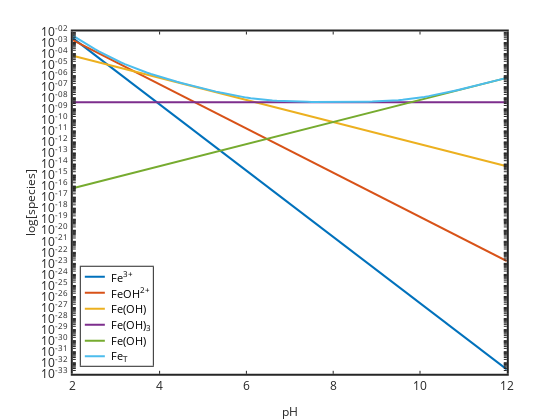

The cell this chart's notebook holds for it:
### Markdown cell above
# U shaped solubility diagram

compare FeOH2 and FeOH3 solubility diagrams using B values given with assignment

### Code cell
%plot -s 600,500 -f 'svg'
pH=2:0.1:12; H=10.^-pH; OH=1e-14./H;
Ksp=10^-38.6;
Bf1=10^11.81;
Bf2=10^22.4;
Bf3=10^30.2;
Bf4=10^34.4;
Fe=Ksp./OH.^3;
FeOH=Fe.*OH*Bf1;
FeOH2=Fe.*OH.^2*Bf2;
FeOH3=Fe.*OH.^3*Bf3;
FeOH4=Fe.*OH.^4*Bf4;
FeTIII=Fe+FeOH+FeOH2+FeOH3+FeOH4; 
semilogy(pH,Fe,'linewidth',2,pH,FeOH,'linewidth',2,pH,FeOH2,'linewidth',2,...
pH,FeOH3,'linewidth',2,pH,FeOH4,'linewidth',2,pH,FeTIII,'linewidth',2)
set(gca,'linewidth',2,'fontsize',12)
xlabel('pH','fontsize',12)
ylabel('log[species]','fontsize',12)
legend('Fe^{3+}','FeOH^{2+}','Fe(OH)_2^+','Fe(OH)_3','Fe(OH)_4^-','Fe_T','location','southwest')

### Figure 1 — Plotly figure (JSON) as saved in the notebook; plotly's stock layout.template omitted (floating-point values rounded to 4 significant figures; data arrays with more than 128 entries replaced by an {"elided": "..."} marker saying what was removed)
{"data": [{"line": {"color": "rgb(0,113,188)", "dash": "solid", "width": 2}, "marker": {"color": "rgb(0,113,188)", "line": {"color": "rgb(0,113,188)"}, "size": 6, "symbol": "none"}, "mode": "lines", "name": "Fe^{3+}", "showlegend": true, "type": "scatter", "visibility": true, "x": [2, 2.1, 2.2, 2.3, 2.4, 2.5, 2.6, 2.7, 2.8, 2.9, 3, 3.1, 3.2, 3.3, 3.4, 3.5, 3.6, 3.7, 3.8, 3.9, 4, 4.1, 4.2, 4.3, 4.4, 4.5, 4.6, 4.7, 4.8, 4.9, 5, 5.1, 5.2, 5.3, 5.4, 5.5, 5.6, 5.7, 5.8, 5.9, 6, 6.1, 6.2, 6.3, 6.4, 6.5, 6.6, 6.7, 6.8, 6.9, 7, 7.1, 7.2, 7.3, 7.4, 7.5, 7.6, 7.7, 7.8, 7.9, 8, 8.1, 8.2, 8.3, 8.4, 8.5, 8.6, 8.7, 8.8, 8.9, 9, 9.1, 9.2, 9.3, 9.4, 9.5, 9.6, 9.7, 9.8, 9.9, 10, 10.1, 10.2, 10.3, 10.4, 10.5, 10.6, 10.7, 10.8, 10.9, 11, 11.1, 11.2, 11.3, 11.4, 11.5, 11.6, 11.7, 11.8, 11.9, 12], "xaxis": "x", "y": [0.002512, 0.001259, 0.000631, 0.0003162, 0.0001585, 7.943e-05, 3.981e-05, 1.995e-05, 1e-05, 5.012e-06, 2.512e-06, 1.259e-06, 6.31e-07, 3.162e-07, 1.585e-07, 7.943e-08, 3.981e-08, 1.995e-08, 1e-08, 5.012e-09, 2.512e-09, 1.259e-09, 6.31e-10, 3.162e-10, 1.585e-10, 7.943e-11, 3.981e-11, 1.995e-11, 1e-11, 5.012e-12, 2.512e-12, 1.259e-12, 6.31e-13, 3.162e-13, 1.585e-13, 7.943e-14, 3.981e-14, 1.995e-14, 1e-14, 5.012e-15, 2.512e-15, 1.259e-15, 6.31e-16, 3.162e-16, 1.585e-16, 7.943e-17, 3.981e-17, 1.995e-17, 1e-17, 5.012e-18, 2.512e-18, 1.259e-18, 6.31e-19, 3.162e-19, 1.585e-19, 7.943e-20, 3.981e-20, 1.995e-20, 1e-20, 5.012e-21, 2.512e-21, 1.259e-21, 6.31e-22, 3.162e-22, 1.585e-22, 7.943e-23, 3.981e-23, 1.995e-23, 1e-23, 5.012e-24, 2.512e-24, 1.259e-24, 6.31e-25, 3.162e-25, 1.585e-25, 7.943e-26, 3.981e-26, 1.995e-26, 1e-26, 5.012e-27, 2.512e-27, 1.259e-27, 6.31e-28, 3.162e-28, 1.585e-28, 7.943e-29, 3.981e-29, 1.995e-29, 1e-29, 5.012e-30, 2.512e-30, 1.259e-30, 6.31e-31, 3.162e-31, 1.585e-31, 7.943e-32, 3.981e-32, 1.995e-32, 1e-32, 5.012e-33, 2.512e-33], "yaxis": "y"}, {"line": {"color": "rgb(216,82,24)", "dash": "solid", "width": 2}, "marker": {"color": "rgb(216,82,24)", "line": {"color": "rgb(216,82,24)"}, "size": 6, "symbol": "none"}, "mode": "lines", "name": "FeOH^{2+}", "showlegend": true, "type": "scatter", "visibility": true, "x": [2, 2.1, 2.2, 2.3, 2.4, 2.5, 2.6, 2.7, 2.8, 2.9, 3, 3.1, 3.2, 3.3, 3.4, 3.5, 3.6, 3.7, 3.8, 3.9, 4, 4.1, 4.2, 4.3, 4.4, 4.5, 4.6, 4.7, 4.8, 4.9, 5, 5.1, 5.2, 5.3, 5.4, 5.5, 5.6, 5.7, 5.8, 5.9, 6, 6.1, 6.2, 6.3, 6.4, 6.5, 6.6, 6.7, 6.8, 6.9, 7, 7.1, 7.2, 7.3, 7.4, 7.5, 7.6, 7.7, 7.8, 7.9, 8, 8.1, 8.2, 8.3, 8.4, 8.5, 8.6, 8.7, 8.8, 8.9, 9, 9.1, 9.2, 9.3, 9.4, 9.5, 9.6, 9.7, 9.8, 9.9, 10, 10.1, 10.2, 10.3, 10.4, 10.5, 10.6, 10.7, 10.8, 10.9, 11, 11.1, 11.2, 11.3, 11.4, 11.5, 11.6, 11.7, 11.8, 11.9, 12], "xaxis": "x", "y": [0.001622, 0.001023, 0.0006457, 0.0004074, 0.000257, 0.0001622, 0.0001023, 6.457e-05, 4.074e-05, 2.57e-05, 1.622e-05, 1.023e-05, 6.457e-06, 4.074e-06, 2.57e-06, 1.622e-06, 1.023e-06, 6.457e-07, 4.074e-07, 2.57e-07, 1.622e-07, 1.023e-07, 6.457e-08, 4.074e-08, 2.57e-08, 1.622e-08, 1.023e-08, 6.457e-09, 4.074e-09, 2.57e-09, 1.622e-09, 1.023e-09, 6.457e-10, 4.074e-10, 2.57e-10, 1.622e-10, 1.023e-10, 6.457e-11, 4.074e-11, 2.57e-11, 1.622e-11, 1.023e-11, 6.457e-12, 4.074e-12, 2.57e-12, 1.622e-12, 1.023e-12, 6.457e-13, 4.074e-13, 2.57e-13, 1.622e-13, 1.023e-13, 6.457e-14, 4.074e-14, 2.57e-14, 1.622e-14, 1.023e-14, 6.457e-15, 4.074e-15, 2.57e-15, 1.622e-15, 1.023e-15, 6.457e-16, 4.074e-16, 2.57e-16, 1.622e-16, 1.023e-16, 6.457e-17, 4.074e-17, 2.57e-17, 1.622e-17, 1.023e-17, 6.457e-18, 4.074e-18, 2.57e-18, 1.622e-18, 1.023e-18, 6.457e-19, 4.074e-19, 2.57e-19, 1.622e-19, 1.023e-19, 6.457e-20, 4.074e-20, 2.57e-20, 1.622e-20, 1.023e-20, 6.457e-21, 4.074e-21, 2.57e-21, 1.622e-21, 1.023e-21, 6.457e-22, 4.074e-22, 2.57e-22, 1.622e-22, 1.023e-22, 6.457e-23, 4.074e-23, 2.57e-23, 1.622e-23], "yaxis": "y"}, {"line": {"color": "rgb(236,176,31)", "dash": "solid", "width": 2}, "marker": {"color": "rgb(236,176,31)", "line": {"color": "rgb(236,176,31)"}, "size": 6, "symbol": "none"}, "mode": "lines", "name": "Fe(OH)_2^+", "showlegend": true, "type": "scatter", "visibility": true, "x": [2, 2.1, 2.2, 2.3, 2.4, 2.5, 2.6, 2.7, 2.8, 2.9, 3, 3.1, 3.2, 3.3, 3.4, 3.5, 3.6, 3.7, 3.8, 3.9, 4, 4.1, 4.2, 4.3, 4.4, 4.5, 4.6, 4.7, 4.8, 4.9, 5, 5.1, 5.2, 5.3, 5.4, 5.5, 5.6, 5.7, 5.8, 5.9, 6, 6.1, 6.2, 6.3, 6.4, 6.5, 6.6, 6.7, 6.8, 6.9, 7, 7.1, 7.2, 7.3, 7.4, 7.5, 7.6, 7.7, 7.8, 7.9, 8, 8.1, 8.2, 8.3, 8.4, 8.5, 8.6, 8.7, 8.8, 8.9, 9, 9.1, 9.2, 9.3, 9.4, 9.5, 9.6, 9.7, 9.8, 9.9, 10, 10.1, 10.2, 10.3, 10.4, 10.5, 10.6, 10.7, 10.8, 10.9, 11, 11.1, 11.2, 11.3, 11.4, 11.5, 11.6, 11.7, 11.8, 11.9, 12], "xaxis": "x", "y": [6.31e-05, 5.012e-05, 3.981e-05, 3.162e-05, 2.512e-05, 1.995e-05, 1.585e-05, 1.259e-05, 1e-05, 7.943e-06, 6.31e-06, 5.012e-06, 3.981e-06, 3.162e-06, 2.512e-06, 1.995e-06, 1.585e-06, 1.259e-06, 1e-06, 7.943e-07, 6.31e-07, 5.012e-07, 3.981e-07, 3.162e-07, 2.512e-07, 1.995e-07, 1.585e-07, 1.259e-07, 1e-07, 7.943e-08, 6.31e-08, 5.012e-08, 3.981e-08, 3.162e-08, 2.512e-08, 1.995e-08, 1.585e-08, 1.259e-08, 1e-08, 7.943e-09, 6.31e-09, 5.012e-09, 3.981e-09, 3.162e-09, 2.512e-09, 1.995e-09, 1.585e-09, 1.259e-09, 1e-09, 7.943e-10, 6.31e-10, 5.012e-10, 3.981e-10, 3.162e-10, 2.512e-10, 1.995e-10, 1.585e-10, 1.259e-10, 1e-10, 7.943e-11, 6.31e-11, 5.012e-11, 3.981e-11, 3.162e-11, 2.512e-11, 1.995e-11, 1.585e-11, 1.259e-11, 1e-11, 7.943e-12, 6.31e-12, 5.012e-12, 3.981e-12, 3.162e-12, 2.512e-12, 1.995e-12, 1.585e-12, 1.259e-12, 1e-12, 7.943e-13, 6.31e-13, 5.012e-13, 3.981e-13, 3.162e-13, 2.512e-13, 1.995e-13, 1.585e-13, 1.259e-13, 1e-13, 7.943e-14, 6.31e-14, 5.012e-14, 3.981e-14, 3.162e-14, 2.512e-14, 1.995e-14, 1.585e-14, 1.259e-14, 1e-14, 7.943e-15, 6.31e-15], "yaxis": "y"}, {"line": {"color": "rgb(125,46,141)", "dash": "solid", "width": 2}, "marker": {"color": "rgb(125,46,141)", "line": {"color": "rgb(125,46,141)"}, "size": 6, "symbol": "none"}, "mode": "lines", "name": "Fe(OH)_3", "showlegend": true, "type": "scatter", "visibility": true, "x": [2, 2.1, 2.2, 2.3, 2.4, 2.5, 2.6, 2.7, 2.8, 2.9, 3, 3.1, 3.2, 3.3, 3.4, 3.5, 3.6, 3.7, 3.8, 3.9, 4, 4.1, 4.2, 4.3, 4.4, 4.5, 4.6, 4.7, 4.8, 4.9, 5, 5.1, 5.2, 5.3, 5.4, 5.5, 5.6, 5.7, 5.8, 5.9, 6, 6.1, 6.2, 6.3, 6.4, 6.5, 6.6, 6.7, 6.8, 6.9, 7, 7.1, 7.2, 7.3, 7.4, 7.5, 7.6, 7.7, 7.8, 7.9, 8, 8.1, 8.2, 8.3, 8.4, 8.5, 8.6, 8.7, 8.8, 8.9, 9, 9.1, 9.2, 9.3, 9.4, 9.5, 9.6, 9.7, 9.8, 9.9, 10, 10.1, 10.2, 10.3, 10.4, 10.5, 10.6, 10.7, 10.8, 10.9, 11, 11.1, 11.2, 11.3, 11.4, 11.5, 11.6, 11.7, 11.8, 11.9, 12], "xaxis": "x", "y": [3.981e-09, 3.981e-09, 3.981e-09, 3.981e-09, 3.981e-09, 3.981e-09, 3.981e-09, 3.981e-09, 3.981e-09, 3.981e-09, 3.981e-09, 3.981e-09, 3.981e-09, 3.981e-09, 3.981e-09, 3.981e-09, 3.981e-09, 3.981e-09, 3.981e-09, 3.981e-09, 3.981e-09, 3.981e-09, 3.981e-09, 3.981e-09, 3.981e-09, 3.981e-09, 3.981e-09, 3.981e-09, 3.981e-09, 3.981e-09, 3.981e-09, 3.981e-09, 3.981e-09, 3.981e-09, 3.981e-09, 3.981e-09, 3.981e-09, 3.981e-09, 3.981e-09, 3.981e-09, 3.981e-09, 3.981e-09, 3.981e-09, 3.981e-09, 3.981e-09, 3.981e-09, 3.981e-09, 3.981e-09, 3.981e-09, 3.981e-09, 3.981e-09, 3.981e-09, 3.981e-09, 3.981e-09, 3.981e-09, 3.981e-09, 3.981e-09, 3.981e-09, 3.981e-09, 3.981e-09, 3.981e-09, 3.981e-09, 3.981e-09, 3.981e-09, 3.981e-09, 3.981e-09, 3.981e-09, 3.981e-09, 3.981e-09, 3.981e-09, 3.981e-09, 3.981e-09, 3.981e-09, 3.981e-09, 3.981e-09, 3.981e-09, 3.981e-09, 3.981e-09, 3.981e-09, 3.981e-09, 3.981e-09, 3.981e-09, 3.981e-09, 3.981e-09, 3.981e-09, 3.981e-09, 3.981e-09, 3.981e-09, 3.981e-09, 3.981e-09, 3.981e-09, 3.981e-09, 3.981e-09, 3.981e-09, 3.981e-09, 3.981e-09, 3.981e-09, 3.981e-09, 3.981e-09, 3.981e-09, 3.981e-09], "yaxis": "y"}, {"line": {"color": "rgb(118,171,47)", "dash": "solid", "width": 2}, "marker": {"color": "rgb(118,171,47)", "line": {"color": "rgb(118,171,47)"}, "size": 6, "symbol": "none"}, "mode": "lines", "name": "Fe(OH)_4^-", "showlegend": true, "type": "scatter", "visibility": true, "x": [2, 2.1, 2.2, 2.3, 2.4, 2.5, 2.6, 2.7, 2.8, 2.9, 3, 3.1, 3.2, 3.3, 3.4, 3.5, 3.6, 3.7, 3.8, 3.9, 4, 4.1, 4.2, 4.3, 4.4, 4.5, 4.6, 4.7, 4.8, 4.9, 5, 5.1, 5.2, 5.3, 5.4, 5.5, 5.6, 5.7, 5.8, 5.9, 6, 6.1, 6.2, 6.3, 6.4, 6.5, 6.6, 6.7, 6.8, 6.9, 7, 7.1, 7.2, 7.3, 7.4, 7.5, 7.6, 7.7, 7.8, 7.9, 8, 8.1, 8.2, 8.3, 8.4, 8.5, 8.6, 8.7, 8.8, 8.9, 9, 9.1, 9.2, 9.3, 9.4, 9.5, 9.6, 9.7, 9.8, 9.9, 10, 10.1, 10.2, 10.3, 10.4, 10.5, 10.6, 10.7, 10.8, 10.9, 11, 11.1, 11.2, 11.3, 11.4, 11.5, 11.6, 11.7, 11.8, 11.9, 12], "xaxis": "x", "y": [6.31e-17, 7.943e-17, 1e-16, 1.259e-16, 1.585e-16, 1.995e-16, 2.512e-16, 3.162e-16, 3.981e-16, 5.012e-16, 6.31e-16, 7.943e-16, 1e-15, 1.259e-15, 1.585e-15, 1.995e-15, 2.512e-15, 3.162e-15, 3.981e-15, 5.012e-15, 6.31e-15, 7.943e-15, 1e-14, 1.259e-14, 1.585e-14, 1.995e-14, 2.512e-14, 3.162e-14, 3.981e-14, 5.012e-14, 6.31e-14, 7.943e-14, 1e-13, 1.259e-13, 1.585e-13, 1.995e-13, 2.512e-13, 3.162e-13, 3.981e-13, 5.012e-13, 6.31e-13, 7.943e-13, 1e-12, 1.259e-12, 1.585e-12, 1.995e-12, 2.512e-12, 3.162e-12, 3.981e-12, 5.012e-12, 6.31e-12, 7.943e-12, 1e-11, 1.259e-11, 1.585e-11, 1.995e-11, 2.512e-11, 3.162e-11, 3.981e-11, 5.012e-11, 6.31e-11, 7.943e-11, 1e-10, 1.259e-10, 1.585e-10, 1.995e-10, 2.512e-10, 3.162e-10, 3.981e-10, 5.012e-10, 6.31e-10, 7.943e-10, 1e-09, 1.259e-09, 1.585e-09, 1.995e-09, 2.512e-09, 3.162e-09, 3.981e-09, 5.012e-09, 6.31e-09, 7.943e-09, 1e-08, 1.259e-08, 1.585e-08, 1.995e-08, 2.512e-08, 3.162e-08, 3.981e-08, 5.012e-08, 6.31e-08, 7.943e-08, 1e-07, 1.259e-07, 1.585e-07, 1.995e-07, 2.512e-07, 3.162e-07, 3.981e-07, 5.012e-07, 6.31e-07], "yaxis": "y"}, {"line": {"color": "rgb(76,189,237)", "dash": "solid", "width": 2}, "marker": {"color": "rgb(76,189,237)", "line": {"color": "rgb(76,189,237)"}, "size": 6, "symbol": "none"}, "mode": "lines", "name": "Fe_T", "showlegend": true, "type": "scatter", "visibility": true, "x": [2, 2.1, 2.2, 2.3, 2.4, 2.5, 2.6, 2.7, 2.8, 2.9, 3, 3.1, 3.2, 3.3, 3.4, 3.5, 3.6, 3.7, 3.8, 3.9, 4, 4.1, 4.2, 4.3, 4.4, 4.5, 4.6, 4.7, 4.8, 4.9, 5, 5.1, 5.2, 5.3, 5.4, 5.5, 5.6, 5.7, 5.8, 5.9, 6, 6.1, 6.2, 6.3, 6.4, 6.5, 6.6, 6.7, 6.8, 6.9, 7, 7.1, 7.2, 7.3, 7.4, 7.5, 7.6, 7.7, 7.8, 7.9, 8, 8.1, 8.2, 8.3, 8.4, 8.5, 8.6, 8.7, 8.8, 8.9, 9, 9.1, 9.2, 9.3, 9.4, 9.5, 9.6, 9.7, 9.8, 9.9, 10, 10.1, 10.2, 10.3, 10.4, 10.5, 10.6, 10.7, 10.8, 10.9, 11, 11.1, 11.2, 11.3, 11.4, 11.5, 11.6, 11.7, 11.8, 11.9, 12], "xaxis": "x", "y": [0.004197, 0.002332, 0.001316, 0.0007552, 0.0004407, 0.0002616, 0.000158, 9.711e-05, 6.074e-05, 3.866e-05, 2.504e-05, 1.651e-05, 1.107e-05, 7.556e-06, 5.245e-06, 3.7e-06, 2.652e-06, 1.929e-06, 1.421e-06, 1.06e-06, 7.996e-07, 6.088e-07, 4.673e-07, 3.613e-07, 2.81e-07, 2.198e-07, 1.727e-07, 1.364e-07, 1.081e-07, 8.599e-08, 6.87e-08, 5.512e-08, 4.444e-08, 3.601e-08, 2.936e-08, 2.41e-08, 1.993e-08, 1.664e-08, 1.402e-08, 1.195e-08, 1.031e-08, 9.004e-09, 7.97e-09, 7.149e-09, 6.497e-09, 5.98e-09, 5.57e-09, 5.244e-09, 4.985e-09, 4.781e-09, 4.619e-09, 4.49e-09, 4.389e-09, 4.31e-09, 4.248e-09, 4.201e-09, 4.165e-09, 4.139e-09, 4.121e-09, 4.111e-09, 4.107e-09, 4.111e-09, 4.121e-09, 4.139e-09, 4.165e-09, 4.201e-09, 4.248e-09, 4.31e-09, 4.389e-09, 4.49e-09, 4.618e-09, 4.78e-09, 4.985e-09, 5.243e-09, 5.568e-09, 5.978e-09, 6.495e-09, 7.145e-09, 7.963e-09, 8.994e-09, 1.029e-08, 1.192e-08, 1.398e-08, 1.657e-08, 1.983e-08, 2.393e-08, 2.91e-08, 3.56e-08, 4.379e-08, 5.41e-08, 6.708e-08, 8.341e-08, 1.04e-07, 1.299e-07, 1.625e-07, 2.035e-07, 2.552e-07, 3.202e-07, 4.021e-07, 5.052e-07, 6.349e-07], "yaxis": "y"}, {"hoverinfo": "none", "line": {"color": "rgb(0,113,188)", "dash": "solid", "width": 2}, "marker": {"color": "rgb(0,113,188)", "line": {"color": "rgb(0,113,188)"}, "size": 6, "symbol": "none"}, "mode": "lines", "name": "", "showlegend": false, "type": "scatter", "visibility": true, "x": [3, 18], "xaxis": "x2", "y": [7.494, 7.494], "yaxis": "y2"}, {"hoverinfo": "none", "line": {"color": "rgb(216,82,24)", "dash": "solid", "width": 2}, "marker": {"color": "rgb(216,82,24)", "line": {"color": "rgb(216,82,24)"}, "size": 6, "symbol": "none"}, "mode": "lines", "name": "", "showlegend": false, "type": "scatter", "visibility": true, "x": [3, 18], "xaxis": "x2", "y": [19.48, 19.48], "yaxis": "y2"}, {"hoverinfo": "none", "line": {"color": "rgb(236,176,31)", "dash": "solid", "width": 2}, "marker": {"color": "rgb(236,176,31)", "line": {"color": "rgb(236,176,31)"}, "size": 6, "symbol": "none"}, "mode": "lines", "name": "", "showlegend": false, "type": "scatter", "visibility": true, "x": [3, 18], "xaxis": "x2", "y": [31.47, 31.47], "yaxis": "y2"}, {"hoverinfo": "none", "line": {"color": "rgb(125,46,141)", "dash": "solid", "width": 2}, "marker": {"color": "rgb(125,46,141)", "line": {"color": "rgb(125,46,141)"}, "size": 6, "symbol": "none"}, "mode": "lines", "name": "", "showlegend": false, "type": "scatter", "visibility": true, "x": [3, 18], "xaxis": "x2", "y": [43.46, 43.46], "yaxis": "y2"}, {"hoverinfo": "none", "line": {"color": "rgb(118,171,47)", "dash": "solid", "width": 2}, "marker": {"color": "rgb(118,171,47)", "line": {"color": "rgb(118,171,47)"}, "size": 6, "symbol": "none"}, "mode": "lines", "name": "", "showlegend": false, "type": "scatter", "visibility": true, "x": [3, 18], "xaxis": "x2", "y": [55.45, 55.45], "yaxis": "y2"}, {"hoverinfo": "none", "line": {"color": "rgb(76,189,237)", "dash": "solid", "width": 2}, "marker": {"color": "rgb(76,189,237)", "line": {"color": "rgb(76,189,237)"}, "size": 6, "symbol": "none"}, "mode": "lines", "name": "", "showlegend": false, "type": "scatter", "visibility": true, "x": [3, 18], "xaxis": "x2", "y": [67.06, 67.06], "yaxis": "y2"}], "layout": {"annotations": [{"font": {"color": "rgb(0, 0, 0)", "size": 10.8}, "showarrow": false, "text": "Fe<sup>3+</sup>", "x": 21, "xanchor": "left", "xref": "x2", "y": 7.494, "yanchor": "middle", "yref": "y2"}, {"font": {"color": "rgb(0, 0, 0)", "size": 10.8}, "showarrow": false, "text": "FeOH<sup>2+</sup>", "x": 21, "xanchor": "left", "xref": "x2", "y": 19.48, "yanchor": "middle", "yref": "y2"}, {"font": {"color": "rgb(0, 0, 0)", "size": 10.8}, "showarrow": false, "text": "Fe(OH)", "x": 21, "xanchor": "left", "xref": "x2", "y": 31.47, "yanchor": "middle", "yref": "y2"}, {"font": {"color": "rgb(0, 0, 0)", "size": 10.8}, "showarrow": false, "text": "Fe(OH)<sub>3</sub>", "x": 21, "xanchor": "left", "xref": "x2", "y": 43.46, "yanchor": "middle", "yref": "y2"}, {"font": {"color": "rgb(0, 0, 0)", "size": 10.8}, "showarrow": false, "text": "Fe(OH)", "x": 21, "xanchor": "left", "xref": "x2", "y": 55.45, "yanchor": "middle", "yref": "y2"}, {"font": {"color": "rgb(0, 0, 0)", "size": 10.8}, "showarrow": false, "text": "Fe<sub>T</sub>", "x": 21, "xanchor": "left", "xref": "x2", "y": 67.06, "yanchor": "middle", "yref": "y2"}], "height": 420, "hovermode": "closest", "margin": {"b": 0, "l": 0, "r": 0, "t": 0}, "plot_bgcolor": "rgba(0, 0, 0, 0)", "showlegend": false, "width": 560, "xaxis": {"anchor": "y", "autorange": false, "domain": [0.13, 0.905], "exponentformat": "none", "gridcolor": "rgba(38,38,38,0.15)", "gridwidth": 2, "linecolor": "rgb(38,38,38)", "linewidth": 2, "mirror": "ticks", "range": [2, 12], "showgrid": false, "showline": true, "side": "bottom", "spikedash": "solid", "spikemode": "across", "spikesides": false, "spikethickness": 1, "tickangle": 0, "tickcolor": "rgb(38,38,38)", "tickfont": {"color": "rgb(38,38,38)", "size": 12}, "ticklen": 3, "ticks": "inside", "ticktext": ["2", "4", "6", "8", "10", "12"], "tickvals": [2, 4, 6, 8, 10, 12], "title": {"font": {"color": "rgb(38,38,38)", "size": 12}, "text": "pH"}, "type": "linear", "visible": true, "zeroline": false}, "xaxis2": {"anchor": "y2", "autorange": false, "domain": [0.1443, 0.273], "exponentformat": "none", "fixedrange": true, "gridcolor": "rgba(38,38,38,0.15)", "gridwidth": 1, "linecolor": "rgb(38,38,38)", "linewidth": 1, "mirror": true, "range": [0, 53.96], "showgrid": false, "showline": true, "showspikes": false, "side": "bottom", "spikedash": "solid", "spikemode": "across", "spikesides": false, "spikethickness": 1, "tickangle": 0, "tickcolor": "rgb(38,38,38)", "tickfont": {"color": "rgb(38,38,38)", "size": 10.8}, "ticklen": 3, "ticks": "", "ticktext": [], "tickvals": [], "title": {"font": {"color": "rgb(0, 0, 0)", "size": 11.88}, "text": ""}, "type": "linear", "visible": true, "zeroline": false}, "yaxis": {"anchor": "x", "autorange": false, "domain": [0.11, 0.925], "exponentformat": "none", "gridcolor": "rgba(38,38,38,0.15)", "gridwidth": 2, "linecolor": "rgb(38,38,38)", "linewidth": 2, "mirror": "ticks", "range": [-33, -2], "showgrid": false, "showline": true, "side": "left", "spikedash": "solid", "spikemode": "across", "spikesides": false, "spikethickness": 1, "tickangle": 0, "tickcolor": "rgb(38,38,38)", "tickfont": {"color": "rgb(38,38,38)", "size": 12}, "ticklen": 3, "ticks": "inside", "ticktext": {"elided": "280 str values"}, "tickvals": {"elided": "280 float values"}, "title": {"font": {"color": "rgb(38,38,38)", "size": 12}, "text": "log[species]"}, "type": "log", "visible": true, "zeroline": false}, "yaxis2": {"anchor": "x2", "autorange": false, "domain": [0.1291, 0.3649], "exponentformat": "none", "fixedrange": true, "gridcolor": "rgba(38,38,38,0.15)", "gridwidth": 1, "linecolor": "rgb(38,38,38)", "linewidth": 1, "mirror": true, "range": [74.18, 0], "showgrid": false, "showline": true, "showspikes": false, "side": "left", "spikedash": "solid", "spikemode": "across", "spikesides": false, "spikethickness": 1, "tickangle": 0, "tickcolor": "rgb(38,38,38)", "tickfont": {"color": "rgb(38,38,38)", "size": 10.8}, "ticklen": 3, "ticks": "", "ticktext": [], "tickvals": [], "title": {"font": {"color": "rgb(0, 0, 0)", "size": 11.88}, "text": ""}, "type": "linear", "visible": true, "zeroline": false}}}
